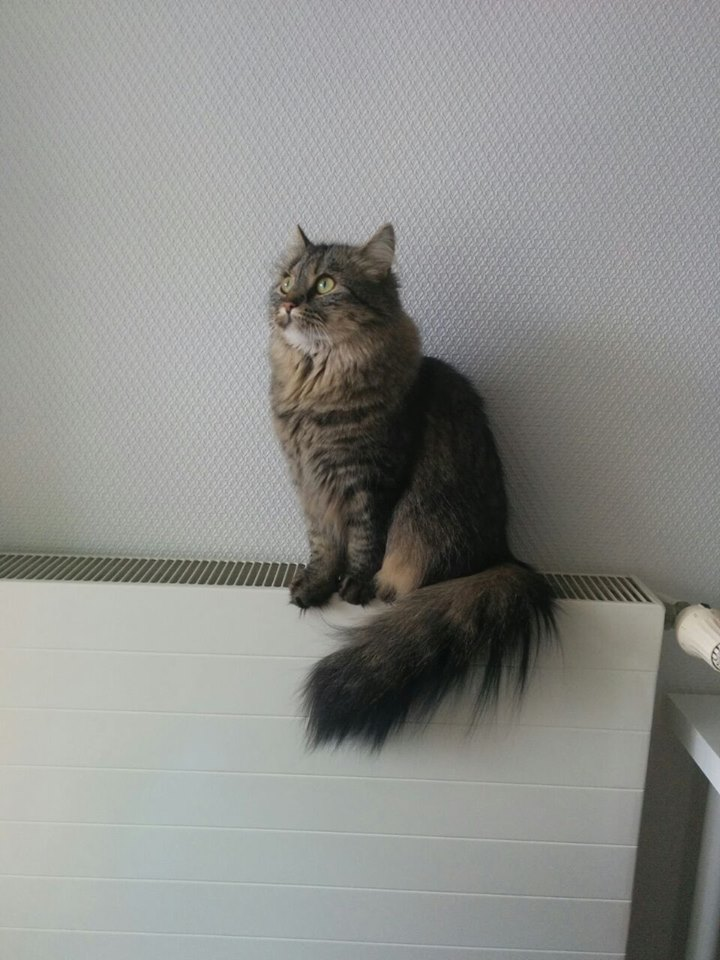
#> input picture play/smila.png, 720 x 960 px
$ jupyter execute Overview.ipynb   (shell and % lines are left out)   (older library calls are emulated)
#> lines starting #> are read from the running program, lines starting #| are printed output that depends on the picture; after the words box and inside, x2 and y2 are one past the last pixel; in counts of white or black regions, pixels touching at a corner belong together
### juvis.py
# some computer vision functions
import matplotlib.pyplot as plt
import matplotlib.cm as cm
from PIL import Image
import numpy as np
from os import listdir
from os.path import isfile, join
import math
import cv2

def imresize(im, sz):
    pil_im = Image.fromarray(np.uint8(im))
    return np.array(pil_im.resize(sz))


def extract_points(B):
    """
    @param B: {numpy::Array}: Binary image, when value == 0, no point,
        otherwise: point
    """
    result = []
    for x in range(0, B.shape[1]):
        for y in range(0, B.shape[0]):
            if B[y,x] != 0:
                result.append([y,x])
    return result

def vectorize_images(images):
    """ flattens all images, each image is a row """
    return np.array([im.copy().flatten() for im in images])

# [99 lines left out: functions unify_images, load_video_as_mat, load_images_as_mat, plot2d, normalize, rad2pos and 1 more, not called in this run]

def translate(value, leftMin, leftMax, rightMin, rightMax):
    dtype = value.dtype
    leftSpan = abs(float(leftMax - leftMin))
    rightSpan = abs(float(rightMax - rightMin))
    value -= leftMin
    value = value / leftSpan
    value *= rightSpan
    return value.astype(dtype)


def plot_mats(mats, cols=5, cmap=plt.get_cmap('gray'), size=16):
    SUBSTITUTE = np.zeros_like(mats[0])
    rows = []
    currentRow = []
    cols = float(cols)

    def add_to_rows():
        while len(currentRow) < cols:
            currentRow.append(SUBSTITUTE)
        rows.append(np.hstack(currentRow))

    for i in range(0, len(mats)):
        M = mats[i]
        minv = np.min(M)
        maxv = np.max(M)
        if minv < 0 or minv > 255 or maxv < 0 or maxv > 255:
            M = translate(M, minv, maxv, 0, 255)

        if i%cols == 0:
            if len(currentRow) > 0:
                add_to_rows()
            currentRow = []
        currentRow.append(M)
    if len(currentRow) > 0:
        add_to_rows()
    I = np.vstack(rows)
    f, ax = plt.subplots(ncols=1)
    f.set_size_inches(size, size)
    ax.imshow(I, cmap=cmap)
    plt.axis('off')
    plt.tight_layout()
    plt.show()


# [120 lines left out: functions paint_mats, histeq, compute_average, pca, not called in this run]

### play/Overview.ipynb
# Computer Vision

## Overview

* Lochkamera
* Farbraeume
* CCD/CMOS
* Weltkoordinaten
* Bayersfilter
* RGB / HSV
* Camshift
* Image moments
    * Ableitung
* Background Subtraction
    * Exponentieller Tiefpass
* Morphologische Operatoren
    * Strukturelemente
    * Erosion
    * Dilatation
    * Opening & Closing
* Sobel
* Canny Edge
    * Non-maximum suppression
* HOG
    * Invariant gegen scale und translation
* Hough Transformation
* Interest Points
* Taylor approximation
* Moravecs Corners
* Harris Corner Detection
    * Structure Tensor
* LoG und DoG
* Optical Flow
* Lucas-Kanade
* Shi-Tomasi
* SURF
* SIFT
* SVD
* Kameramatrizen
* Projektion

[cell 1]
# do all the import stuff
import matplotlib.pyplot as plt
import matplotlib.cm as cm
from PIL import Image
from skimage import feature
from scipy import signal, ndimage
import numpy as np
import math
import cv2
import math

# import my modules
import sys
sys.path.append('/home/julian/dev/computer_vision_ws2015/')

import juvis as jv

Smila = np.array(Image.open('smila.png').convert('L'))
Factor = 0.5
size = (int(Smila.shape[1] * Factor), int(Smila.shape[0] * Factor))
#> size = (360, 480)
Smila = jv.imresize(Smila, size)

# Projection

## Camera matrix

$3\times 4$ matrix $C$ that describes the mapping of a pinhole camera from 3D points in the world to 2D points in an image (11 degrees of freedom).

[cell 2]
# Camera matrix

def generate_camera(f):
    """
    @param f: focal length
    """
    return np.array([
            [1,0,0,0],
            [0,1,0,0],
            [0,0,1.0/f,0]])

def homo(V):
    R = np.ones((V.shape[0]+1, 1))
    for i in range(0, V.shape[0]):
        R[i,0] = V[i,0]
    return R

def de_homo(H):
    last = H.shape[0] - 1
    if H[last,0] == 0:
        return np.zeros((last, 1))
    else:
        H = H/H[last,0]
        r = np.zeros((last, 1))
        for i in range(0, last):
            r[i,0] = H[i,0]
        return r

C = generate_camera(1)

v1 = homo(np.array([[10],[10],[11]]))
v2 = homo(np.array([[0],[10],[12]]))
v3 = homo(np.array([[15],[10],[12]]))

p1 = de_homo(np.dot(C, v1))
p2 = de_homo(np.dot(C, v2))
p3 = de_homo(np.dot(C, v3))

xp = [p1[0], p2[0], p3[0], p1[0]]
yp = [p1[1], p2[1], p3[1], p1[1]]

plt.plot(xp, yp)
plt.axis('off')
plt.show()

[cell 3]
# Show value of Smila
I = np.array(Image.open('smila.png').convert('RGB'))
#> I is the input picture: shape (960, 720, 3); mean R, G, B 140.6, 141.6, 138.3

import colorsys

H = np.zeros((I.shape[0], I.shape[1]))
S = np.zeros((I.shape[0], I.shape[1]))
V = np.zeros((I.shape[0], I.shape[1]))
for x in range(0, I.shape[1]):
    for y in range(0, I.shape[0]):
        h, s, v = colorsys.rgb_to_hsv(I[y,x,0], I[y,x,1], I[y,x,2])
        H[y,x] = h
        S[y,x] = s
        V[y,x] = v
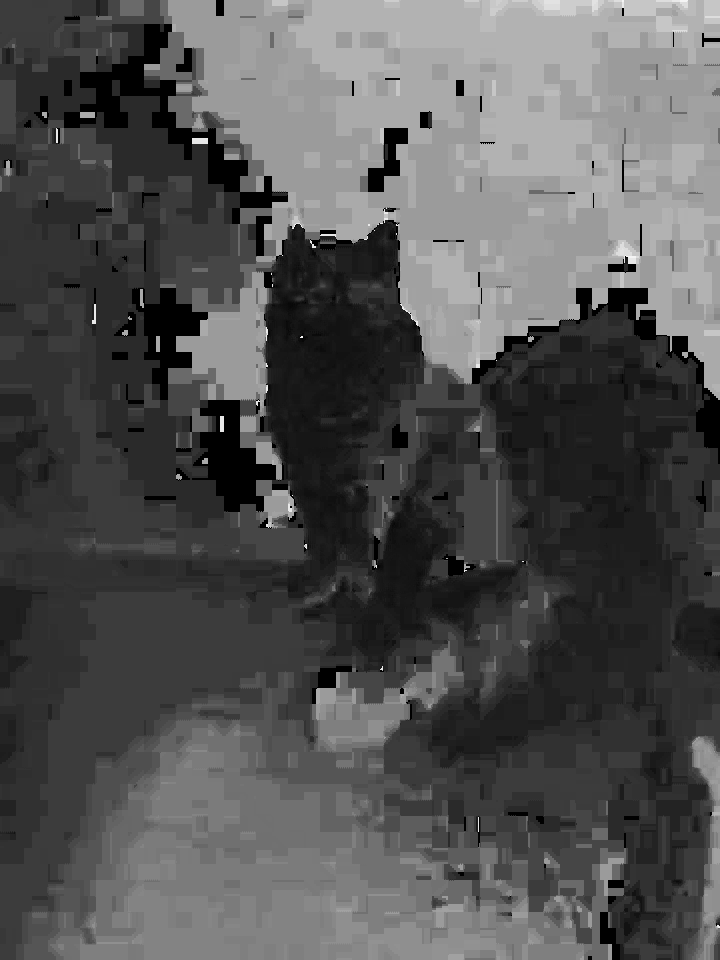
#> H: shape (960, 720) float64; min 0, max 0.983, mean 0.326
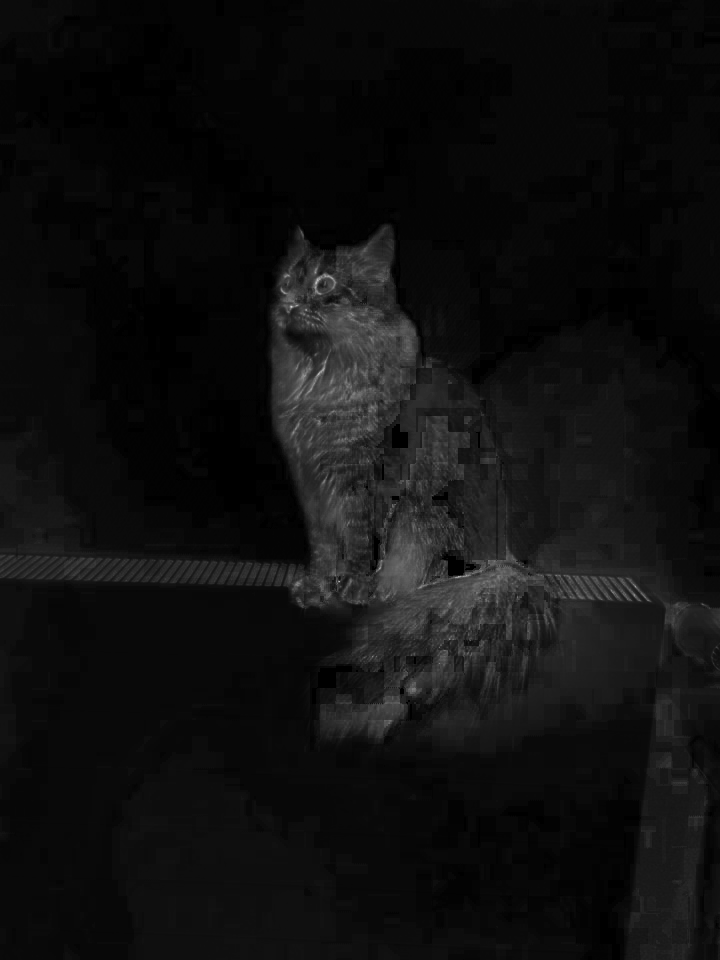
#> S: shape (960, 720) float64; min 0, max 0.821, mean 0.0615
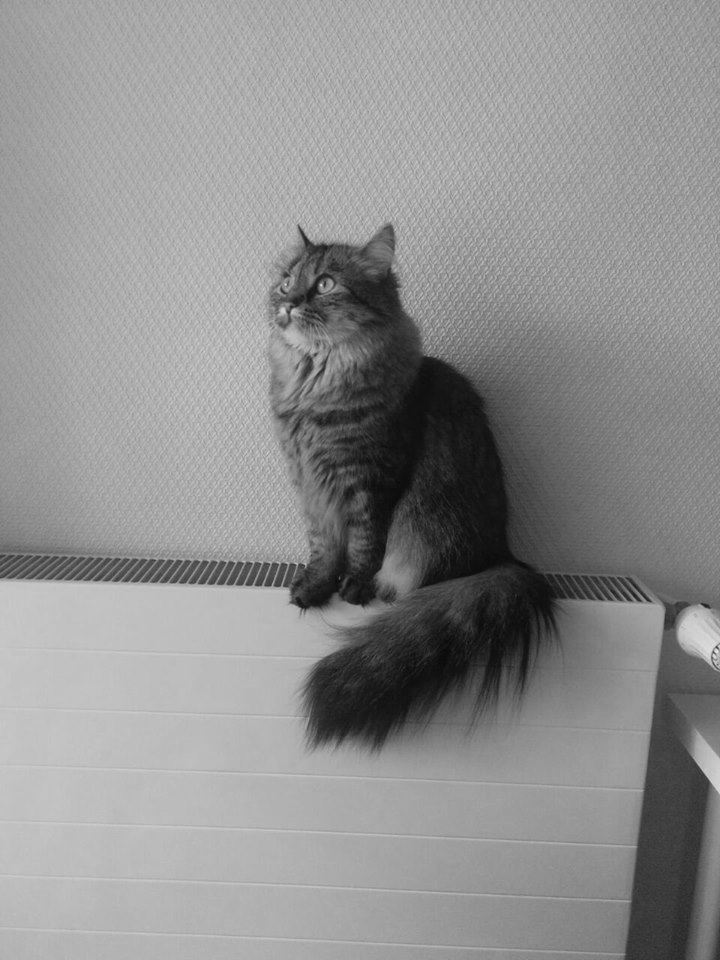
#> V: shape (960, 720) float64; min 7, max 232, mean 143.2

[cell 4]
# paint
Hi = H.copy()
Si = S.copy()
Vi = V.copy()

Hi = jv.translate(Hi, 0, 1, 0, 255)
Si = jv.translate(Si, 0, 1, 0, 255)

jv.plot_mats([Hi, Si, Vi], cols=3, size=32)
#> the loop in plot_mats, `for i in range(0, len(mats)):` made 3 passes
#> (minv, maxv) on passes 1 to 3: (0, 250.8), (0, 209.2), (7, 232)
#> after the loop in add_to_rows, `while len(currentRow) < cols:`: currentRow = 3 items

## Difference of Gaussian

feature enhancement algorithm

[cell 5]
# DoG (image from wikipedia)
I = Smila.copy()

A = ndimage.filters.gaussian_filter(I, 0.9)
B = ndimage.filters.gaussian_filter(I, 4)

C = B - A
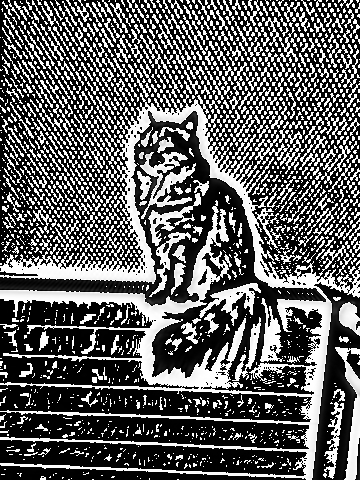
#> C: shape (480, 360); min 0, max 255, mean 94.3

I = np.array(Image.open('flow_wiki.jpg').convert('L'))
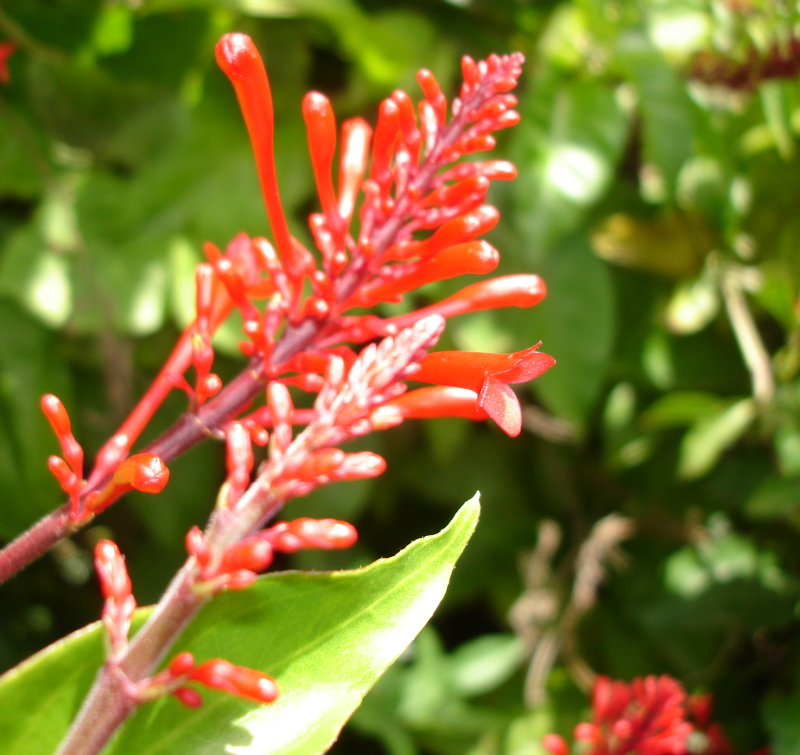
#> input picture play/flow_wiki.jpg, 800 x 755 px
#> I: shape (755, 800)

A = ndimage.filters.gaussian_filter(I, 0.2)
#> A: shape (755, 800)
B = ndimage.filters.gaussian_filter(I, 1)
#> B: shape (755, 800)
C = A - B
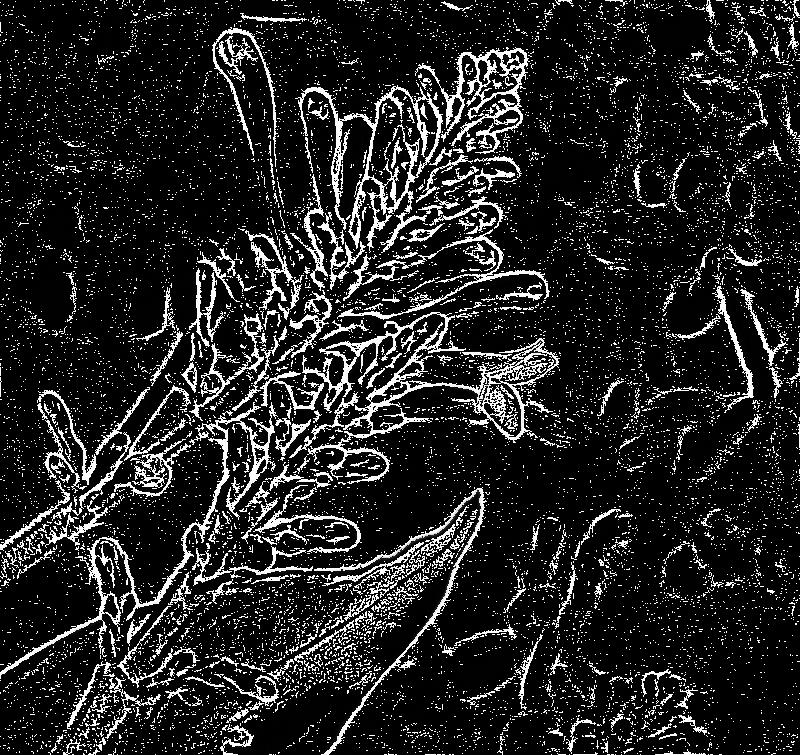
#> C: shape (755, 800); min 0, max 255, mean 35.5

jv.plot_mats([I, C], cols=2)
#> call 2 of plot_mats, with cols = 2, size = 16
#> the loop in plot_mats (call 2), `for i in range(0, len(mats)):` made 2 passes
#> (minv, maxv) on passes 1 to 2: (7, 255), (0, 255)
#> in plot_mats (call 2), `I = np.vstack(rows)`:
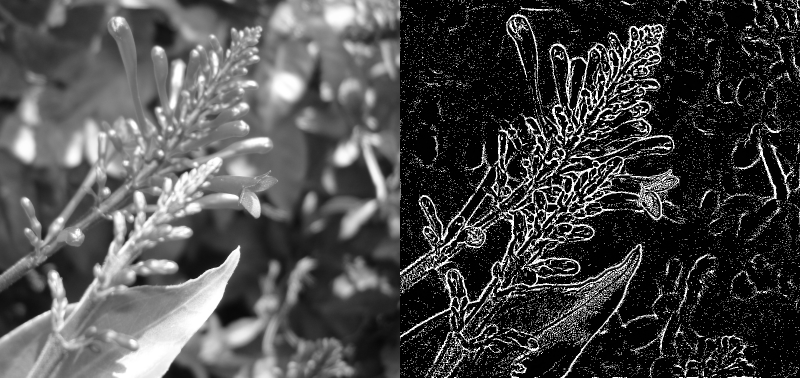
#> I: shape (755, 1600) (shown at 1/2 size); min 0, max 255, mean 73.5

## Canny edge
* Apply Gaussian filter to remove noise
* Find intensity gradients of the image
* Apply non-maximum suppression to get rid of sporious response to edge detection
* Apply double threshold todetermine potential edges
* Track edge by hysteresis: Finalize detection of edges by suppressing all the other edges that are weak and not connected to strong edges

[cell 6]
I = Smila.copy()
E = cv2.Canny(I, 70, 200)
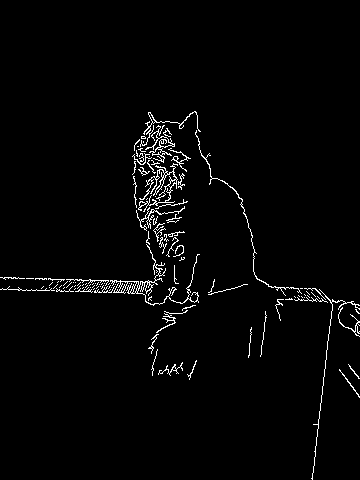
#> E: shape (480, 360); 2.3% white in thin lines or dots, all inside (x1, y1, x2, y2) = (0, 111, 360, 480)
jv.plot_mats([I, E], cols=2, size=16)
#> call 3 of plot_mats, with cols = 2, size = 16
#> the loop in plot_mats (call 3), `for i in range(0, len(mats)):` made 2 passes
#> (minv, maxv) on passes 1 to 2: (11, 218), (0, 255)
#> in plot_mats (call 3), `I = np.vstack(rows)`:
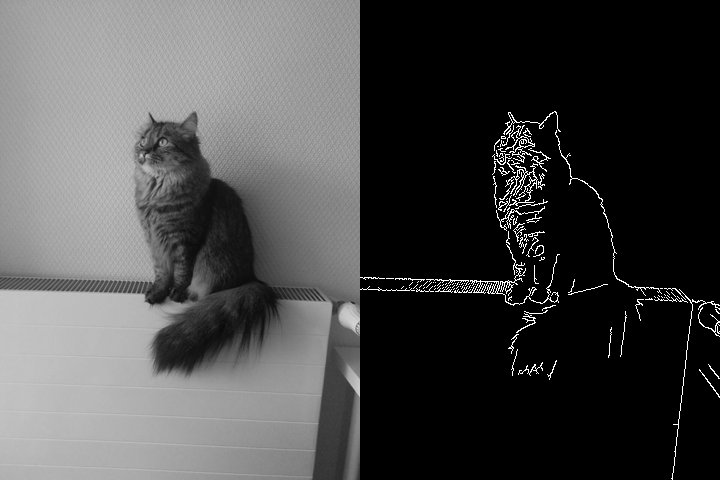
#> I: shape (480, 720); min 0, max 255, mean 73.4

## Hough transform

* Feature extraction technique
* Find imperfect instances of objects within class of shapes by a voting procedure

Hough transforms between the Cartesian space and a parameter space in which straight lines (or other boundary formulations) can be defined.

The main advantage of Hough transform is that it tolerates gaps in feature boundary descriptions and is relativly unaffected by image noise.

### Hesse normal form
Representation for a line
* unit normal vector $\vec{n_0}$ to represent the direction of the line
* $d \geq 0$ to define distance to to the origin

$$ \vec{x} \cdot \vec{n_0} = d $$
$$ \rho = x\cos{\theta} + \sin{\theta}$$

### Hough Space

* One line in Cartesian space is mapped to a point in Hough-Space

[cell 7]
# hough

I = np.zeros((100,100))
I[50,50] = 1
I[10, 59] = 1

def transform_hough_space_line(I):
    deg = 180
    mdist = int(math.sqrt(I.shape[0]**2 + I.shape[1]**2))
    H = np.zeros((2*mdist, deg))
    Extr = jv.extract_points(I)
    for [y,x] in Extr:
        for Phi in range(0, deg):
            #rad = math.radians(Phi-int(deg/2))
            rad = math.radians(Phi)
            p = int(x * math.cos(rad) + y * math.sin(rad))
            p += mdist
            H[p,Phi] = H[p,Phi] + 1
    return H

def dehough_line(H):
    """
    de-houghs a hough space using a very primitive method..
    @params H: Hough space
    """
    results = []
    deg = H.shape[1]

    lower_bound = np.max(H) * 0.5  # everything below is just a point..
    lowest_dist = 5

    R = (H > lower_bound) * 1

    candidates = jv.extract_points(R)
    propective_lines = []

    # broken!
    for i in range(0, len(candidates), 2):
        for j in range(1, len(candidates), 2):
            A = candidates[i]
            B = candidates[j]
            dist = math.sqrt((A[0]-B[0])**2 + (A[1]-B[1])**2)
            propective_lines.append(A)
            if dist > lowest_dist:
                propective_lines.append(B)

    for [p, Rho] in propective_lines:
        #rad = math.radians(Rho-int(deg/2))
        print(p)
        rad = math.radians(Rho)
        x = p * math.cos(rad)
        y = p * math.sin(rad)
        results.append([y,x])

    return results

H = transform_hough_space_line(I)

R = dehough_line(H)
print(R)

# Plot the stuff
f, [[ax, ay], [ax2, ay2]] = plt.subplots(ncols=2, nrows=2)
f.set_size_inches(16,16)
ax.imshow(I, cmap=plt.get_cmap('gray'), interpolation="nearest")

#ax.plot([R[0][1], R[0][0]])

ay.imshow(H, cmap=plt.get_cmap('gray'))
ay.axis('off')

I = np.zeros((50,50))
for i in range(30, 43):
    I[i,i+5] = 1
    I[40-i,i] = 1

H = transform_hough_space_line(I)
ax2.imshow(I, cmap=plt.get_cmap('gray'), interpolation="nearest")
ay2.imshow(H, cmap=plt.get_cmap('gray'))


ay2.axis('off')
plt.tight_layout()
plt.show()
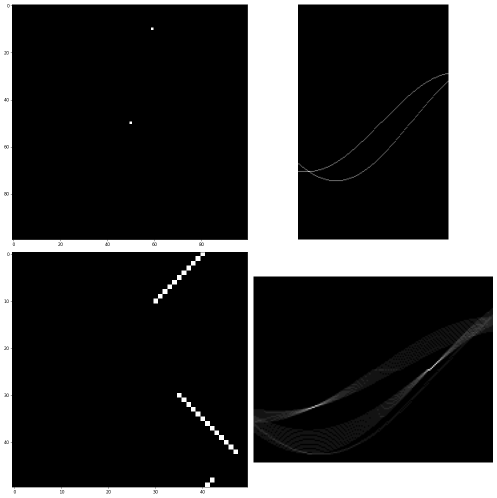
#> figure drawn by matplotlib, 4 panels
